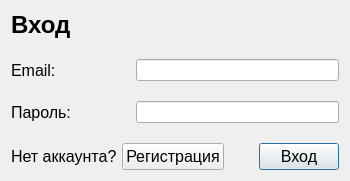
<?xml version="1.0" encoding="UTF-8"?>
<ui version="4.0">
 <class>Login</class>
 <widget class="QDialog" name="Login">
  <property name="geometry">
   <rect>
    <x>0</x>
    <y>0</y>
    <width>350</width>
    <height>181</height>
   </rect>
  </property>
  <property name="windowTitle">
   <string>Dialog</string>
  </property>
  <layout class="QGridLayout" name="gridLayout_2">
   <item row="0" column="0">
    <widget class="QLabel" name="label">
     <property name="text">
      <string>&lt;html&gt;&lt;head/&gt;&lt;body&gt;&lt;h1 style=&quot; margin-top:18px; margin-bottom:12px; margin-left:0px; margin-right:0px; -qt-block-indent:0; text-indent:0px;&quot;&gt;&lt;span style=&quot; font-size:xx-large; font-weight:700;&quot;&gt;Вход&lt;/span&gt;&lt;/h1&gt;&lt;/body&gt;&lt;/html&gt;</string>
     </property>
    </widget>
   </item>
   <item row="3" column="2">
    <spacer name="verticalSpacer">
     <property name="orientation">
      <enum>Qt::Vertical</enum>
     </property>
     <property name="sizeHint" stdset="0">
      <size>
       <width>20</width>
       <height>40</height>
      </size>
     </property>
    </spacer>
   </item>
   <item row="4" column="2">
    <widget class="QPushButton" name="loginPushButton">
     <property name="font">
      <font>
       <pointsize>12</pointsize>
      </font>
     </property>
     <property name="text">
      <string>Вход</string>
     </property>
    </widget>
   </item>
   <item row="4" column="0">
    <layout class="QHBoxLayout" name="horizontalLayout">
     <property name="spacing">
      <number>5</number>
     </property>
     <property name="rightMargin">
      <number>0</number>
     </property>
     <property name="bottomMargin">
      <number>0</number>
     </property>
     <item>
      <widget class="QLabel" name="label_4">
       <property name="font">
        <font>
         <pointsize>12</pointsize>
        </font>
       </property>
       <property name="text">
        <string>Нет аккаунта?</string>
       </property>
      </widget>
     </item>
     <item>
      <widget class="QPushButton" name="registrationPushButton">
       <property name="font">
        <font>
         <pointsize>12</pointsize>
        </font>
       </property>
       <property name="text">
        <string>Регистрация</string>
       </property>
      </widget>
     </item>
    </layout>
   </item>
   <item row="4" column="1">
    <spacer name="horizontalSpacer">
     <property name="orientation">
      <enum>Qt::Horizontal</enum>
     </property>
     <property name="sizeHint" stdset="0">
      <size>
       <width>40</width>
       <height>20</height>
      </size>
     </property>
    </spacer>
   </item>
   <item row="2" column="0" colspan="3">
    <layout class="QGridLayout" name="gridLayout">
     <property name="horizontalSpacing">
      <number>65</number>
     </property>
     <property name="verticalSpacing">
      <number>20</number>
     </property>
     <item row="1" column="1">
      <widget class="QLineEdit" name="passwordLineEdit"/>
     </item>
     <item row="0" column="0">
      <widget class="QLabel" name="label_2">
       <property name="font">
        <font>
         <pointsize>12</pointsize>
        </font>
       </property>
       <property name="text">
        <string>Email:</string>
       </property>
      </widget>
     </item>
     <item row="0" column="1">
      <widget class="QLineEdit" name="emailLineEdit"/>
     </item>
     <item row="1" column="0">
      <widget class="QLabel" name="label_5">
       <property name="font">
        <font>
         <pointsize>12</pointsize>
        </font>
       </property>
       <property name="text">
        <string>Пароль:</string>
       </property>
      </widget>
     </item>
    </layout>
   </item>
   <item row="1" column="0">
    <spacer name="verticalSpacer_2">
     <property name="orientation">
      <enum>Qt::Vertical</enum>
     </property>
     <property name="sizeHint" stdset="0">
      <size>
       <width>20</width>
       <height>40</height>
      </size>
     </property>
    </spacer>
   </item>
  </layout>
 </widget>
 <resources/>
 <connections/>
</ui>
